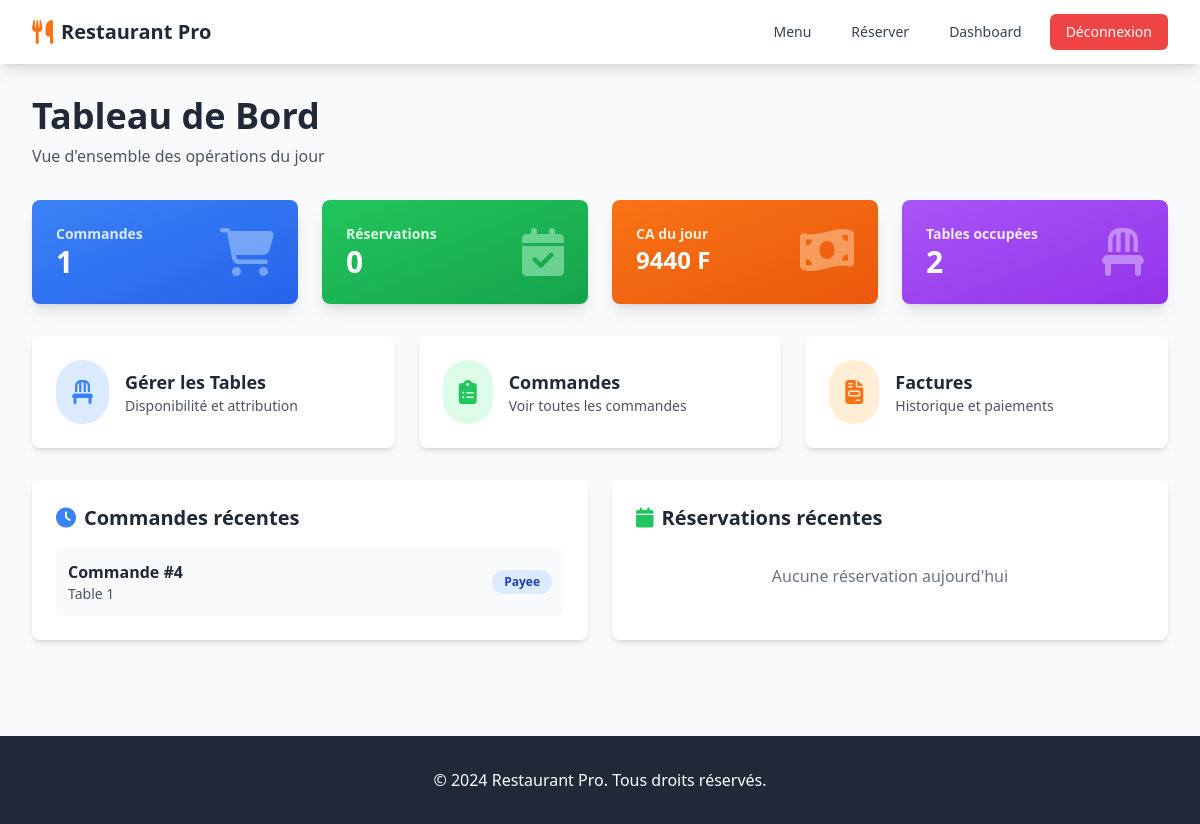
The page /dashboard/ (signed in) on the database its author committed.
### restaurant/models.py (models this page shows, shortened)
class Commande(models.Model):
    STATUS_CHOICES = [
        ('EN_COURS', 'En cours'),
        ('PRETE', 'Prete'),
        ('SERVIE', 'Servie'),
        ('PAYEE', 'Payee'),
    ]
    table = models.ForeignKey(
        Table,
        on_delete=models.CASCADE,
        related_name='commandes'
    )
    serveur = models.ForeignKey(
        User,
        on_delete=models.SET_NULL,
        null=True,
        related_name='commandes'
    )
    date_creation = models.DateTimeField(auto_now_add=True)
    statut = models.CharField(
        max_length=20,
        choices=STATUS_CHOICES,
        default='EN_COURS'
    )
    notes = models.TextField(blank=True)
    class Meta:
        verbose_name = "Commande"
        verbose_name_plural = "Commandes"
        ordering = ['-date_creation']

class Table(models.Model):
    numero = models.IntegerField(unique=True)
    capacite = models.IntegerField(
        validators=[MinValueValidator(1)]
    )
    disponible = models.BooleanField(default=True)
    class Meta:
        verbose_name = "Table"
        verbose_name_plural = "Tables"
        ordering = ['numero']

### restaurant/views.py (the view)
# urls.py: path('dashboard/', views.dashboard, name='dashboard'),
@login_required
def dashboard(request):
    today = datetime.now().date()
    commandes_jour = Commande.objects.filter(
        date_creation__date=today
    )
    reservations_jour = Reservation.objects.filter(
        date_reservation__date=today
    )
    factures_jour = Facture.objects.filter(
        date_emission__date=today
    )
    chiffre_affaires_jour = factures_jour.aggregate(
        Sum('montant_ttc')
    )['montant_ttc__sum'] or 0
    tables_occupees = Table.objects.filter(
        disponible=False
    ).count()
    context = {
        'commandes_jour': commandes_jour.count(),
        'reservations_jour': reservations_jour.count(),
        'chiffre_affaires_jour': chiffre_affaires_jour,
        'tables_occupees': tables_occupees,
        'commandes_recentes': commandes_jour[:5],
        'reservations_recentes': reservations_jour[:5],
    }
    return render(request, 'restaurant/dashboard.html', context)

### restaurant/templates/restaurant/dashboard.html (shortened to what this page needs)
{% extends 'restaurant/base.html' %}
{% block content %}
<div class="mb-8">
    <h1 class="text-4xl font-bold text-gray-800 mb-2">Tableau de Bord</h1>
    <p class="text-gray-600">Vue d'ensemble des opérations du jour</p>
</div>
<div class="grid grid-cols-1 md:grid-cols-4 gap-6 mb-8">
    <div class="bg-gradient-to-br from-blue-500 to-blue-600 rounded-lg shadow-lg p-6 text-white">
        <div class="flex items-center justify-between">
            <div>
                <p class="text-blue-100 text-sm font-semibold">Commandes</p>
                <p class="text-3xl font-bold">{{ commandes_jour }}</p>
            </div>
            <i class="fas fa-shopping-cart text-5xl text-blue-200 opacity-50"></i>
        </div>
    </div>
    <div class="bg-gradient-to-br from-green-500 to-green-600 rounded-lg shadow-lg p-6 text-white">
        <div class="flex items-center justify-between">
            <div>
                <p class="text-green-100 text-sm font-semibold">Réservations</p>
                <p class="text-3xl font-bold">{{ reservations_jour }}</p>
            </div>
            <i class="fas fa-calendar-check text-5xl text-green-200 opacity-50"></i>
        </div>
    </div>
    <div class="bg-gradient-to-br from-orange-500 to-orange-600 rounded-lg shadow-lg p-6 text-white">
        <div class="flex items-center justify-between">
            <div>
                <p class="text-orange-100 text-sm font-semibold">CA du jour</p>
                <p class="text-2xl font-bold">{{ chiffre_affaires_jour|floatformat:0 }} F</p>
            </div>
            <i class="fas fa-money-bill-wave text-5xl text-orange-200 opacity-50"></i>
        </div>
    </div>
    <div class="bg-gradient-to-br from-purple-500 to-purple-600 rounded-lg shadow-lg p-6 text-white">
        <div class="flex items-center justify-between">
            <div>
                <p class="text-purple-100 text-sm font-semibold">Tables occupées</p>
                <p class="text-3xl font-bold">{{ tables_occupees }}</p>
            </div>
            <i class="fas fa-chair text-5xl text-purple-200 opacity-50"></i>
        </div>
    </div>
</div>
<div class="grid grid-cols-1 md:grid-cols-3 gap-6 mb-8">
    <a href="{% url 'gestion_tables' %}" class="bg-white rounded-lg shadow-md hover:shadow-xl transition-shadow p-6 block">
        <div class="flex items-center">
            <div class="bg-blue-100 rounded-full p-4 mr-4">
                <i class="fas fa-chair text-blue-500 text-2xl"></i>
            </div>
            <div>
                <h3 class="text-lg font-bold text-gray-800">Gérer les Tables</h3>
                <p class="text-gray-600 text-sm">Disponibilité et attribution</p>
            </div>
        </div>
    </a>
    <a href="{% url 'liste_commandes' %}" class="bg-white rounded-lg shadow-md hover:shadow-xl transition-shadow p-6 block">
        <div class="flex items-center">
            <div class="bg-green-100 rounded-full p-4 mr-4">
                <i class="fas fa-clipboard-list text-green-500 text-2xl"></i>
            </div>
            <div>
                <h3 class="text-lg font-bold text-gray-800">Commandes</h3>
                <p class="text-gray-600 text-sm">Voir toutes les commandes</p>
            </div>
        </div>
    </a>
    <a href="{% url 'liste_factures' %}" class="bg-white rounded-lg shadow-md hover:shadow-xl transition-shadow p-6 block">
        <div class="flex items-center">
            <div class="bg-orange-100 rounded-full p-4 mr-4">
                <i class="fas fa-file-invoice text-orange-500 text-2xl"></i>
            </div>
            <div>
                <h3 class="text-lg font-bold text-gray-800">Factures</h3>
                <p class="text-gray-600 text-sm">Historique et paiements</p>
            </div>
        </div>
    </a>
</div>
<div class="grid grid-cols-1 md:grid-cols-2 gap-6">
    <div class="bg-white rounded-lg shadow-md p-6">
        <h2 class="text-xl font-bold text-gray-800 mb-4">
            <i class="fas fa-clock text-blue-500 mr-2"></i>Commandes récentes
        </h2>
        <div class="space-y-3">
            {% for commande in commandes_recentes %}
            <div class="flex items-center justify-between p-3 bg-gray-50 rounded-lg hover:bg-gray-100">
                <div>
                    <p class="font-semibold text-gray-800">Commande #{{ commande.id }}</p>
                    <p class="text-sm text-gray-600">Table {{ commande.table.numero }}</p>
                </div>
                <span class="px-3 py-1 bg-blue-100 text-blue-800 rounded-full text-xs font-semibold">
                    {{ commande.get_statut_display }}
                </span>
            </div>
            {% empty %}
            <p class="text-gray-500 text-center py-4">Aucune commande aujourd'hui</p>
            {% endfor %}
        </div>
    </div>
    <div class="bg-white rounded-lg shadow-md p-6">
        <h2 class="text-xl font-bold text-gray-800 mb-4">
            <i class="fas fa-calendar text-green-500 mr-2"></i>Réservations récentes
        </h2>
        <div class="space-y-3">
            {% for reservation in reservations_recentes %}
            <div class="flex items-center justify-between p-3 bg-gray-50 rounded-lg hover:bg-gray-100">
                <div>
                    <p class="font-semibold text-gray-800">{{ reservation.client_nom }}</p>
                    <p class="text-sm text-gray-600">{{ reservation.date_reservation|date:"d/m/Y H:i" }}</p>
                </div>
                <span class="px-3 py-1 bg-green-100 text-green-800 rounded-full text-xs font-semibold">
                    {{ reservation.nombre_personnes }} pers.
                </span>
            </div>
            {% empty %}
            <p class="text-gray-500 text-center py-4">Aucune réservation aujourd'hui</p>
            {% endfor %}
        </div>
    </div>
</div>
{% endblock %}

### rows shown on the page
Commande: id "4", table.numero "1", statut "Payee"

### other values the page prints
{{ commandes_jour }} "1"
{{ reservations_jour }} "0"
{{ chiffre_affaires_jour|floatformat:0 }} "9440"
{{ tables_occupees }} "2"
